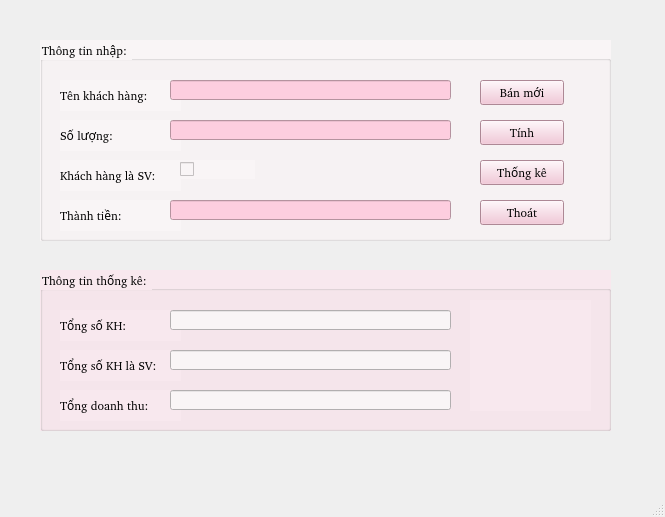
<?xml version="1.0" encoding="UTF-8"?>
<ui version="4.0">
 <class>MainWindow</class>
 <widget class="QMainWindow" name="MainWindow">
  <property name="geometry">
   <rect>
    <x>0</x>
    <y>0</y>
    <width>665</width>
    <height>517</height>
   </rect>
  </property>
  <property name="windowTitle">
   <string>Sách Mini</string>
  </property>
  <widget class="QWidget" name="centralwidget">
   <widget class="QGroupBox" name="groupBox">
    <property name="geometry">
     <rect>
      <x>40</x>
      <y>40</y>
      <width>571</width>
      <height>201</height>
     </rect>
    </property>
    <property name="font">
     <font>
      <family>#9Slide03 Arima Madurai ExtraBo</family>
     </font>
    </property>
    <property name="styleSheet">
     <string notr="true">background: rgb(249, 245, 246)</string>
    </property>
    <property name="title">
     <string>Thông tin nhập: </string>
    </property>
    <widget class="QLabel" name="label">
     <property name="geometry">
      <rect>
       <x>20</x>
       <y>40</y>
       <width>121</width>
       <height>31</height>
      </rect>
     </property>
     <property name="font">
      <font>
       <family>#9Slide03 Arima Madurai ExtraBo</family>
      </font>
     </property>
     <property name="text">
      <string>Tên khách hàng: </string>
     </property>
    </widget>
    <widget class="QLineEdit" name="lineEditTenKH">
     <property name="geometry">
      <rect>
       <x>130</x>
       <y>40</y>
       <width>281</width>
       <height>20</height>
      </rect>
     </property>
     <property name="font">
      <font>
       <family>#9Slide03 Arima Madurai ExtraBo</family>
      </font>
     </property>
     <property name="styleSheet">
      <string notr="true">background: rgb(253, 206, 223)</string>
     </property>
    </widget>
    <widget class="QPushButton" name="pushButtonBanMoi">
     <property name="geometry">
      <rect>
       <x>440</x>
       <y>40</y>
       <width>84</width>
       <height>25</height>
      </rect>
     </property>
     <property name="font">
      <font>
       <family>#9Slide03 Arima Madurai ExtraBo</family>
      </font>
     </property>
     <property name="styleSheet">
      <string notr="true">background: rgb(242, 190, 209);</string>
     </property>
     <property name="text">
      <string>Bán mới</string>
     </property>
     <property name="icon">
      <iconset>
       <normaloff>../images/ic_new.png</normaloff>../images/ic_new.png</iconset>
     </property>
    </widget>
    <widget class="QPushButton" name="pushButtonTinh">
     <property name="geometry">
      <rect>
       <x>440</x>
       <y>80</y>
       <width>84</width>
       <height>25</height>
      </rect>
     </property>
     <property name="font">
      <font>
       <family>#9Slide03 Arima Madurai ExtraBo</family>
      </font>
     </property>
     <property name="styleSheet">
      <string notr="true">background: rgb(242, 190, 209);</string>
     </property>
     <property name="text">
      <string>Tính</string>
     </property>
     <property name="icon">
      <iconset>
       <normaloff>../images/ic_calculate.png</normaloff>../images/ic_calculate.png</iconset>
     </property>
    </widget>
    <widget class="QLabel" name="label_2">
     <property name="geometry">
      <rect>
       <x>20</x>
       <y>80</y>
       <width>121</width>
       <height>31</height>
      </rect>
     </property>
     <property name="font">
      <font>
       <family>#9Slide03 Arima Madurai ExtraBo</family>
      </font>
     </property>
     <property name="text">
      <string>Số lượng: </string>
     </property>
    </widget>
    <widget class="QLabel" name="label_3">
     <property name="geometry">
      <rect>
       <x>20</x>
       <y>120</y>
       <width>121</width>
       <height>31</height>
      </rect>
     </property>
     <property name="font">
      <font>
       <family>#9Slide03 Arima Madurai ExtraBo</family>
      </font>
     </property>
     <property name="text">
      <string>Khách hàng là SV: </string>
     </property>
    </widget>
    <widget class="QCheckBox" name="checkBoxSV">
     <property name="geometry">
      <rect>
       <x>140</x>
       <y>120</y>
       <width>75</width>
       <height>19</height>
      </rect>
     </property>
     <property name="text">
      <string/>
     </property>
    </widget>
    <widget class="QPushButton" name="pushButtonThongKe">
     <property name="geometry">
      <rect>
       <x>440</x>
       <y>120</y>
       <width>84</width>
       <height>25</height>
      </rect>
     </property>
     <property name="font">
      <font>
       <family>#9Slide03 Arima Madurai ExtraBo</family>
      </font>
     </property>
     <property name="styleSheet">
      <string notr="true">background: rgb(242, 190, 209);</string>
     </property>
     <property name="text">
      <string>Thống kê</string>
     </property>
     <property name="icon">
      <iconset>
       <normaloff>../images/ic_statistics.png</normaloff>../images/ic_statistics.png</iconset>
     </property>
    </widget>
    <widget class="QPushButton" name="pushButtonThoat">
     <property name="geometry">
      <rect>
       <x>440</x>
       <y>160</y>
       <width>84</width>
       <height>25</height>
      </rect>
     </property>
     <property name="font">
      <font>
       <family>#9Slide03 Arima Madurai ExtraBo</family>
      </font>
     </property>
     <property name="styleSheet">
      <string notr="true">background: rgb(242, 190, 209);</string>
     </property>
     <property name="text">
      <string>Thoát</string>
     </property>
     <property name="icon">
      <iconset>
       <normaloff>../images/ic_exit.png</normaloff>../images/ic_exit.png</iconset>
     </property>
    </widget>
    <widget class="QLabel" name="label_4">
     <property name="geometry">
      <rect>
       <x>20</x>
       <y>160</y>
       <width>121</width>
       <height>31</height>
      </rect>
     </property>
     <property name="font">
      <font>
       <family>#9Slide03 Arima Madurai ExtraBo</family>
      </font>
     </property>
     <property name="text">
      <string>Thành tiền: </string>
     </property>
    </widget>
    <widget class="QLineEdit" name="lineEditSoLuong">
     <property name="geometry">
      <rect>
       <x>130</x>
       <y>80</y>
       <width>281</width>
       <height>20</height>
      </rect>
     </property>
     <property name="font">
      <font>
       <family>#9Slide03 Arima Madurai ExtraBo</family>
      </font>
     </property>
     <property name="styleSheet">
      <string notr="true">background: rgb(253, 206, 223)</string>
     </property>
    </widget>
    <widget class="QLineEdit" name="lineEditThanhTien">
     <property name="enabled">
      <bool>false</bool>
     </property>
     <property name="geometry">
      <rect>
       <x>130</x>
       <y>160</y>
       <width>281</width>
       <height>20</height>
      </rect>
     </property>
     <property name="font">
      <font>
       <family>#9Slide03 Arima Madurai ExtraBo</family>
      </font>
     </property>
     <property name="styleSheet">
      <string notr="true">background: rgb(253, 206, 223)</string>
     </property>
    </widget>
   </widget>
   <widget class="QGroupBox" name="groupBox_2">
    <property name="geometry">
     <rect>
      <x>40</x>
      <y>270</y>
      <width>571</width>
      <height>161</height>
     </rect>
    </property>
    <property name="font">
     <font>
      <family>#9Slide03 Arima Madurai ExtraBo</family>
     </font>
    </property>
    <property name="styleSheet">
     <string notr="true">background: rgb(248, 232, 238)</string>
    </property>
    <property name="title">
     <string>Thông tin thống kê: </string>
    </property>
    <widget class="QLabel" name="label_5">
     <property name="geometry">
      <rect>
       <x>20</x>
       <y>40</y>
       <width>121</width>
       <height>31</height>
      </rect>
     </property>
     <property name="font">
      <font>
       <family>#9Slide03 Arima Madurai ExtraBo</family>
      </font>
     </property>
     <property name="text">
      <string>Tổng số KH: </string>
     </property>
    </widget>
    <widget class="QLineEdit" name="lineEditTongSoKH">
     <property name="enabled">
      <bool>false</bool>
     </property>
     <property name="geometry">
      <rect>
       <x>130</x>
       <y>40</y>
       <width>281</width>
       <height>20</height>
      </rect>
     </property>
     <property name="font">
      <font>
       <family>#9Slide03 Arima Madurai ExtraBo</family>
      </font>
     </property>
     <property name="styleSheet">
      <string notr="true">background: rgb(249, 245, 246);</string>
     </property>
    </widget>
    <widget class="QLabel" name="label_6">
     <property name="geometry">
      <rect>
       <x>20</x>
       <y>80</y>
       <width>121</width>
       <height>31</height>
      </rect>
     </property>
     <property name="font">
      <font>
       <family>#9Slide03 Arima Madurai ExtraBo</family>
      </font>
     </property>
     <property name="text">
      <string>Tổng số KH là SV: </string>
     </property>
    </widget>
    <widget class="QLabel" name="label_8">
     <property name="geometry">
      <rect>
       <x>20</x>
       <y>120</y>
       <width>121</width>
       <height>31</height>
      </rect>
     </property>
     <property name="font">
      <font>
       <family>#9Slide03 Arima Madurai ExtraBo</family>
      </font>
     </property>
     <property name="text">
      <string>Tổng doanh thu: </string>
     </property>
    </widget>
    <widget class="QLineEdit" name="lineEditTongSV">
     <property name="enabled">
      <bool>false</bool>
     </property>
     <property name="geometry">
      <rect>
       <x>130</x>
       <y>80</y>
       <width>281</width>
       <height>20</height>
      </rect>
     </property>
     <property name="font">
      <font>
       <family>#9Slide03 Arima Madurai ExtraBo</family>
      </font>
     </property>
     <property name="styleSheet">
      <string notr="true">background: rgb(249, 245, 246);</string>
     </property>
    </widget>
    <widget class="QLineEdit" name="lineEditTongDoanhThu">
     <property name="enabled">
      <bool>false</bool>
     </property>
     <property name="geometry">
      <rect>
       <x>130</x>
       <y>120</y>
       <width>281</width>
       <height>20</height>
      </rect>
     </property>
     <property name="font">
      <font>
       <family>#9Slide03 Arima Madurai ExtraBo</family>
      </font>
     </property>
     <property name="styleSheet">
      <string notr="true">background: rgb(249, 245, 246);</string>
     </property>
    </widget>
    <widget class="QLabel" name="labelBook">
     <property name="geometry">
      <rect>
       <x>430</x>
       <y>30</y>
       <width>121</width>
       <height>111</height>
      </rect>
     </property>
     <property name="text">
      <string/>
     </property>
     <property name="pixmap">
      <pixmap>../images/ic_book.png</pixmap>
     </property>
     <property name="scaledContents">
      <bool>true</bool>
     </property>
    </widget>
   </widget>
  </widget>
  <widget class="QMenuBar" name="menubar">
   <property name="geometry">
    <rect>
     <x>0</x>
     <y>0</y>
     <width>665</width>
     <height>25</height>
    </rect>
   </property>
  </widget>
  <widget class="QStatusBar" name="statusbar"/>
 </widget>
 <tabstops>
  <tabstop>lineEditTenKH</tabstop>
  <tabstop>checkBoxSV</tabstop>
  <tabstop>pushButtonBanMoi</tabstop>
  <tabstop>pushButtonTinh</tabstop>
  <tabstop>pushButtonThongKe</tabstop>
  <tabstop>pushButtonThoat</tabstop>
  <tabstop>lineEditTongSoKH</tabstop>
 </tabstops>
 <resources/>
 <connections/>
</ui>
